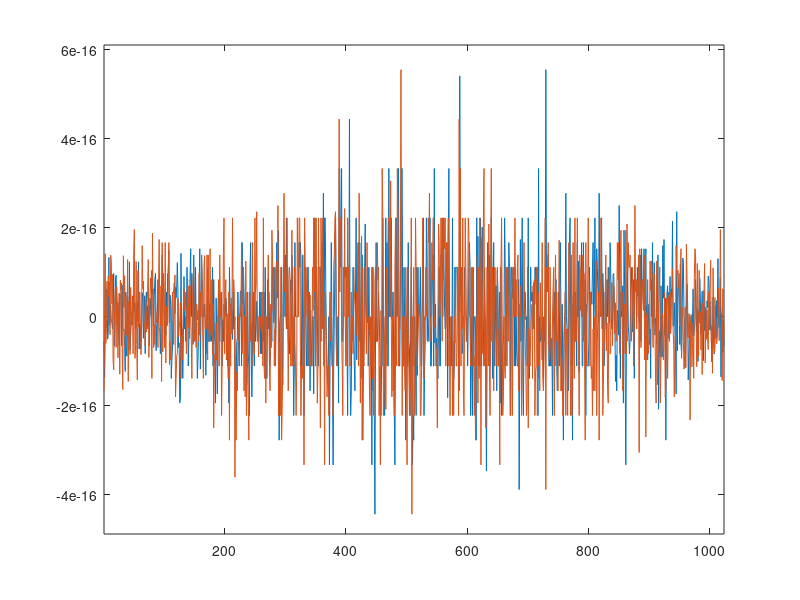
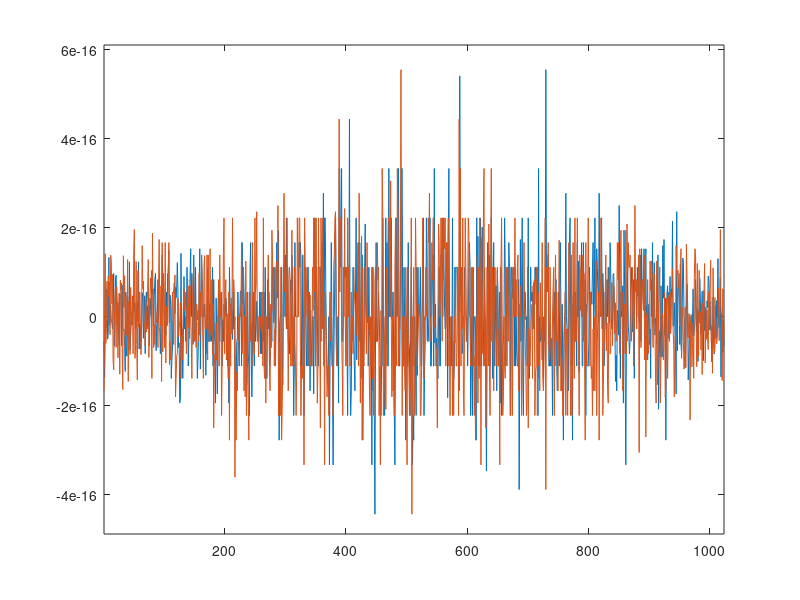

Write the MATLAB code that produced these figures, in order.
% rng(1)
fftLen = 1024;
actualWnd = hann(fftLen, 'periodic');
halfLen = fftLen / 2 + 1;
sig = (rand(fftLen, 1) - 0.5) * 2;
% sig = ones(fftLen, 1);
%% Hann in frequency domain without input being shifted by fftshift
x_fft1 = fft(sig);
fWnd1 = 0.5 * (x_fft1 - 0.5 * circshift(x_fft1, 1) - 0.5 * circshift(x_fft1, -1));
sig2 = real(ifft(fWnd1));
%% Hann in frequency domain without 1 sample delayed input being shifted by fftshift
phaseShifter1 = 0.5 * exp(1i * (2*pi*(0:fftLen-1)/fftLen).');
phaseShifter2 = 0.5 * exp(-1i * (2*pi/fftLen).');
phaseShifter3 = 0.5 * exp(1i * (2*pi/fftLen).');
fWnd2 = phaseShifter1 .* (x_fft1 - phaseShifter2 .* circshift(x_fft1, 1) - phaseShifter3 .* circshift(x_fft1, -1));
sig3 = real(ifft(fWnd2));
figure(1)
plot(sig2 - sig .* actualWnd);
hold on
plot(sig3 - circshift(sig, -1) .* actualWnd);
hold off
axis tight;
%% Prepare a fftshifted input
x_fft2 = fft(fftshift(sig));
%% Hann in frequency domain with input being shifted by fftshift
q_fft_frameinv = 0.5 * (x_fft2 + 0.5 * circshift(x_fft2, 1) + 0.5 * circshift(x_fft2, -1));
sig4 = real(ifft(q_fft_frameinv));
%% Hann in frequency domain with 1 sample delayed input being shifted by fftshift
q_fft_frameinv2 = phaseShifter1 .* (x_fft2 + phaseShifter2 .* circshift(x_fft2, 1) + phaseShifter3 .* circshift(x_fft2, -1));
sig5 = real(ifft(q_fft_frameinv2));
figure(2)
plot(ifftshift(sig4) - sig .* actualWnd)
hold on
plot(ifftshift(sig5) - circshift(sig, -1) .* actualWnd)
hold off
axis tight;